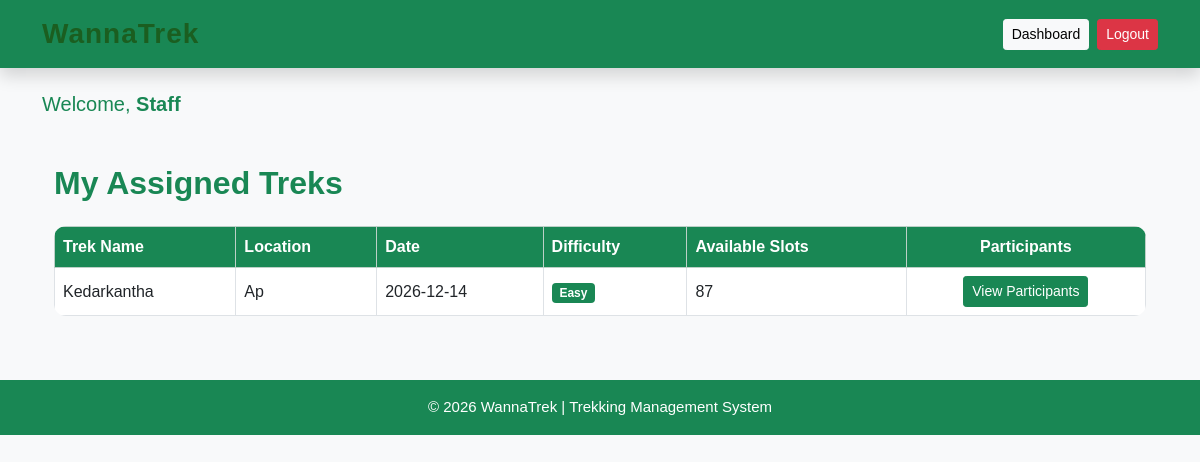
The page /staff (signed in) on the database its author committed.
### applications/models.py (models this page shows)
class Trek(db.Model):
    __tablename__ = "treks"
    id = db.Column(db.Integer, primary_key=True)
    name = db.Column(db.String(100), nullable=False)
    location = db.Column(db.String(100), nullable=False)
    difficulty = db.Column(db.String(20), nullable=False)
    date = db.Column(db.Date, nullable=False)
    slots = db.Column(db.Integer, nullable=False)
    status = db.Column(db.String(20), default="Open")
    assigned_staff_id = db.Column(db.Integer, db.ForeignKey("users.id"))
    assigned_staff = db.relationship("User", backref="assigned_treks")

### applications/routes/dashboard.py (the view)
@dashboard.route("/staff")
def staff_dashboard():
    if "user_id" not in session:
        return redirect(url_for("auth.login"))
    if session["role"] != "staff":
        return "Access Denied"
    treks = Trek.query.filter_by(
        assigned_staff_id=session["user_id"]
    ).all()
    return render_template(
        "staff_dashboard.html",
        treks=treks
    )

### applications/templates/staff_dashboard.html (shortened to what this page needs)
{% extends "base.html" %}
{% block content %}
<div class="container mt-5">
    <h2 class="fw-bold text-success mb-4">
        My Assigned Treks
    </h2>
    {% if treks %}
    <div class="table-responsive">
        <table class="table table-bordered table-hover align-middle">
            <thead class="table-success">
                <tr>
                    <th>Trek Name</th>
                    <th>Location</th>
                    <th>Date</th>
                    <th>Difficulty</th>
                    <th>Available Slots</th>
                    <th class="text-center">Participants</th>
                </tr>
            </thead>
            <tbody>
                {% for trek in treks %}
                <tr>
                    <td>{{ trek.name }}</td>
                    <td>{{ trek.location }}</td>
                    <td>{{ trek.date }}</td>
                    <td>
                        {% if trek.difficulty == "Easy" %}
                            <span class="badge bg-success">
                                Easy
                            </span>
                        {% elif trek.difficulty == "Moderate" %}
                            <span class="badge bg-warning text-dark">
                                Moderate
                            </span>
                        {% else %}
                            <span class="badge bg-danger">
                                Difficult
                            </span>
                        {% endif %}
                    </td>
                    <td>{{ trek.slots }}</td>
                    <td class="text-center">
                        <a href="{{ url_for('dashboard.view_participants', trek_id=trek.id) }}"
                           class="btn btn-success btn-sm">
                            View Participants
                        </a>
                    </td>
                </tr>
                {% endfor %}
            </tbody>
        </table>
    </div>
    {% else %}
    <div class="alert alert-info">
        No treks have been assigned to you yet.
    </div>
    {% endif %}
</div>
{% endblock %}

### applications/static/css/style.css (style rules this page uses)
body { font-family: Arial, Helvetica, sans-serif; margin: 0; background-color: #f5f5f5; color: #333; }
.btn { transition: all .3s ease; }
.table { background: white; border-radius: 12px; overflow: hidden; }
.table th { background: #198754; color: white; }

### rows shown on the page
Trek: name "Kedarkantha", location "Ap", date "2026-12-14", difficulty "Easy", slots "87"

### other values the page prints
{{ session.get("role").capitalize() }} "Staff"
